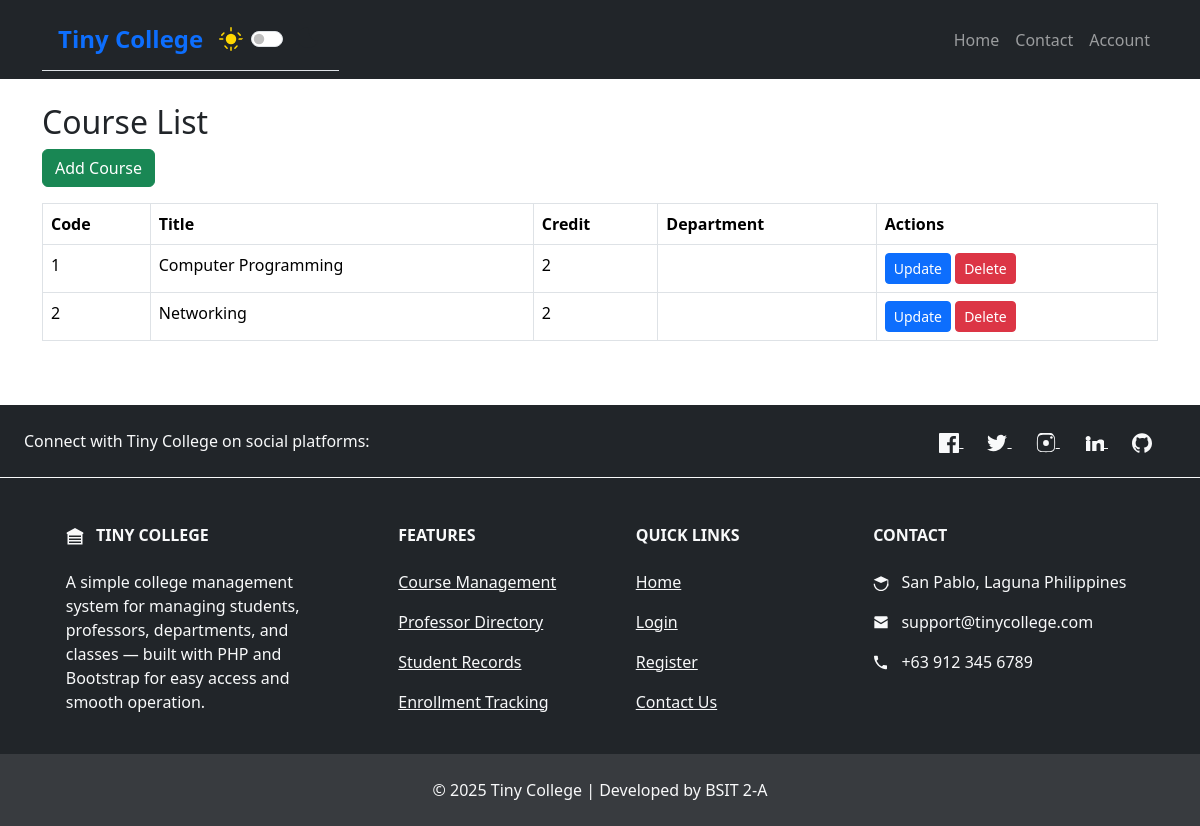
Page /?page=course/index on the committed database.
### tables this page shows
CREATE TABLE `course` (
  `crs_code` int(11) NOT NULL,
  `dept_code` int(11) DEFAULT NULL,
  `crs_title` varchar(100) DEFAULT NULL,
  `crs_description` text DEFAULT NULL,
  `crs_credit` int(11) DEFAULT NULL
);

### course/index.php (the view)
<?php
$conn = mysqli_connect("localhost", "root", "", "tiny_college");
$courses = mysqli_query($conn, "SELECT c.*, d.dept_name FROM course c LEFT JOIN department d ON c.dept_code = d.dept_code");
?>
<div class="container mt-4">
    <h2>Course List</h2>
    <a href="?page=course/create" class="btn btn-success mb-3">Add Course</a>
    <?php if (mysqli_num_rows($courses) > 0): ?>
        <div class="table-responsive">
            <table class="table table-bordered">
                <thead>
                    <tr>
                        <th>Code</th>
                        <th>Title</th>
                        <th>Credit</th>
                        <th>Department</th>
                        <th>Actions</th>
                    </tr>
                </thead>
                <tbody>
                    <?php while ($row = mysqli_fetch_assoc($courses)): ?>
                        <tr>
                            <td><?= $row['crs_code'] ?></td>
                            <td><?= htmlspecialchars($row['crs_title']) ?></td>
                            <td><?= $row['crs_credit'] ?></td>
                            <td><?= htmlspecialchars($row['dept_name']) ?></td>
                            <td>
                                <a href="?page=course/update&id=<?= $row['crs_code'] ?>" class="btn btn-primary btn-sm">Update</a>
                                <a href="?page=course/delete&id=<?= $row['crs_code'] ?>" class="btn btn-danger btn-sm">Delete</a>
                            </td>
                        </tr>
                    <?php endwhile; ?>
                </tbody>
            </table>
        </div>
    <?php else: ?>
        <p>No course records available.</p>
    <?php endif; ?>
</div>

### rows in the picture
course: crs_code "1", crs_title "Computer Programming", crs_credit "2"
course: crs_code "2", crs_title "Networking", crs_credit "2"
